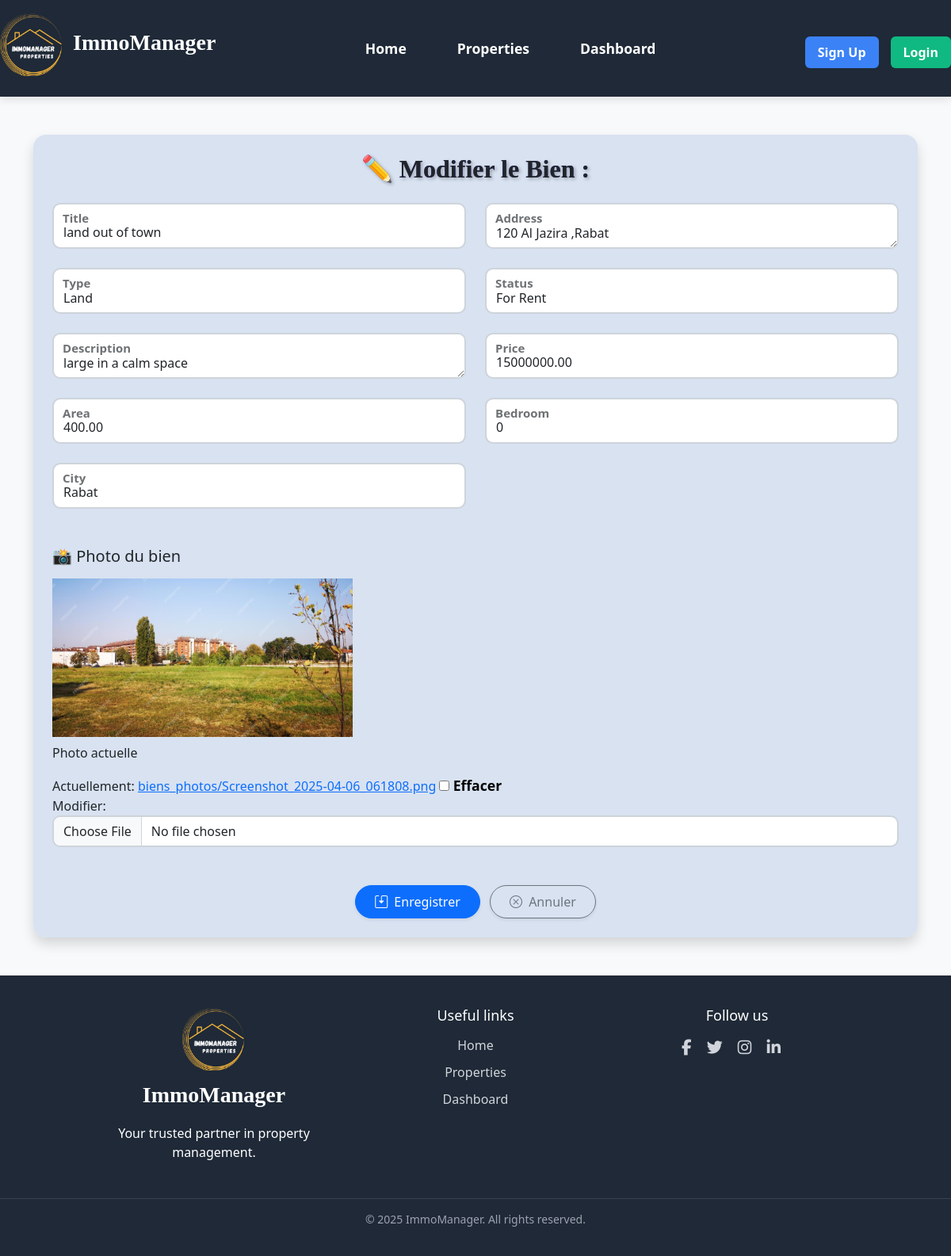
Screenshot of /biens/modifier/1/ with the database file from the repository.
### biens/models.py (models this page shows, shortened)
class Bien(models.Model):
    TYPE_CHOICES = [
        ('house', 'House'),
        ('apartment', 'Apartment'),
        ('land', 'Land'),
        ('office', 'Office'),
    ]
    STATUS_CHOICES = [
        ('for_sale', 'For Sale'),
        ('for_rent', 'For Rent'),
        ('sold', 'Sold'),
        ('rented', 'Rented'),
    ]
    title = models.CharField(max_length=255)
    address = models.TextField()
    type = models.CharField(max_length=20, choices=TYPE_CHOICES)
    status = models.CharField(max_length=20, choices=STATUS_CHOICES)
    description = models.TextField()
    price = models.DecimalField(max_digits=12, decimal_places=2)
    area = models.DecimalField(max_digits=6, decimal_places=2)
    bedroom = models.IntegerField(null=True, blank=True)
    photo = models.ImageField(upload_to='biens_photos/', blank=True, null=True)
    added_on = models.DateTimeField(auto_now_add=True, null=True)
    updated_on = models.DateTimeField(auto_now=True, null=True)  # This will automatically update the field on each save
    city = models.CharField(max_length=100, default='')

### biens/views.py (the view)
# urls.py: path('modifier/<int:bien_id>/', views.modifier_bien, name='modifier_bien'),
def modifier_bien(request, bien_id):
    bien = get_object_or_404(Bien, id=bien_id)
    form = BienForm(request.POST or None, request.FILES or None, instance=bien)
    if form.is_valid():
        form.save()
        return redirect('liste_biens')
    return render(request, 'biens/modifier_bien.html', {'form': form, 'bien': bien})

### biens/forms.py
class BienForm(forms.ModelForm):
    class Meta:
        model = Bien
        fields = '__all__'
        labels = {
            'image': '📷 Photo',
        }
        widgets = {
            'description': forms.Textarea(attrs={
                'rows': 4,
                'class': 'form-control custom-input',
                'placeholder': 'Ajoutez une description...'
            }),
        }

### biens/templates/biens/modifier_bien.html (shortened to what this page needs)
{% extends 'base.html' %}
{% load widget_tweaks %}
{% block content %}
<div class="container my-5">
  <div class="card shadow rounded-4 p-4 border-0" style="background: #d6e1f1f1;">
    <h2 class="mb-4 text-center text-dark">✏️ Modifier le Bien : {{ bien.titre }}</h2>
    <form method="post" enctype="multipart/form-data">
      <div class="row g-4">
        {% for field in form.visible_fields %}
          {% if field.name != 'photo' %}
          <div class="col-md-6">
            <div class="form-floating">
              {{ field|add_class:"form-control custom-input" }}
              <label>{{ field.label }}</label>
            </div>
          </div>
          {% endif %}
        {% endfor %}
      </div>
      <div class="mt-5">
        <h5 class="mb-3">📸 Photo du bien</h5>
        <div class="mb-3">
          {% if form.photo.value %}
            <div class="mb-3">
              <img src="{{ form.photo.value.url }}" alt="Photo actuelle" class="img-fluid" style="max-width: 100%; max-height: 200px; object-fit: cover;">
              <p class="mt-2">Photo actuelle</p>
            </div>
          {% endif %}
          {{ form.photo|add_class:"form-control custom-input" }}
        </div>
      </div>
      <div class="text-center mt-5">
        <button type="submit" class="btn btn-primary px-4 py-2 rounded-pill me-2 shadow-sm">
          <i class="bi bi-save2 me-1"></i> Enregistrer
        </button>
        <a href="{% url 'liste_biens' %}" class="btn btn-outline-secondary px-4 py-2 rounded-pill shadow-sm">
          <i class="bi bi-x-circle me-1"></i> Annuler
        </a>
      </div>
    </form>
  </div>
</div>
{% endblock %}

### templates/base.html (style rules this page uses)
:root { --primary-color: #3b82f6; --accent-color: #00b894; --dark-color: #333; --light-color: #f8f9fa; }
* { margin: 0; padding: 0; box-sizing: border-box; }
body { font-family: 'Segoe UI', Tahoma, Geneva, Verdana, sans-serif; background-color: var(--light-color); color: var(--dark-color); margin: 0; padding: 0; }

### biens/templates/biens/modifier_bien.html (style rules this page uses)
.custom-input { border: 2px solid #ced4da; border-radius: 10px; background-color: #fff; transition: all 0.3s ease-in-out; font-size: 1rem; }
.card { background-image: linear-gradient(135deg, #ffffff, #e3f2fd); }
label { color: #000000; font-weight: 600; font-size: 1.1rem; }
h2 { font-family: 'Georgia', serif; font-size: 2rem; font-weight: bold; background: linear-gradient(45deg, #6a11cb, #2575fc); -webkit-background-clip: text; color: transparent; text-shadow: 2px 2px 4px rgba(0, 0, 0, 0.3); }

### rows the page displays
Bien: visible_fields "land out of town" "120 Al Jazira ,Rabat" "Land" "For Rent" "large in a calm space" "15000000.00" "400.00" "0" "Rabat"
